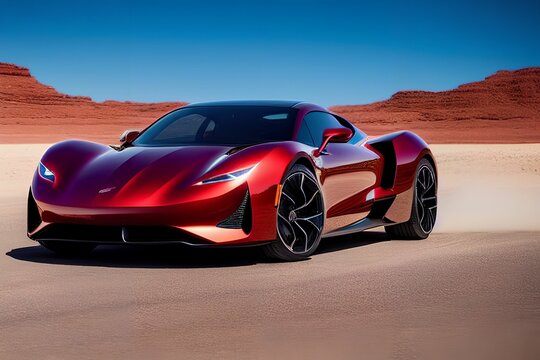
#> input picture Pillow(PIL)/car.jpg, 540 x 360 px
$ python 'Drawing on Images.py'
#> lines starting #> are read from the running program, lines starting #| are printed output that depends on the picture
# Drawing on Images
# Pillow also allows you to draw shapes and text on images using the ImageDraw module.


from PIL import Image
from PIL import ImageDraw, ImageFont

# Draw a rectangle:

image = Image.open("car.jpg")
#> image is the input picture: PIL image 540x360 RGB; mean R, G, B 106.8, 99.4, 112.1
draw = ImageDraw.Draw(image)
draw.rectangle([(50, 50), (150, 150)], outline="red", width=5)
image.show()
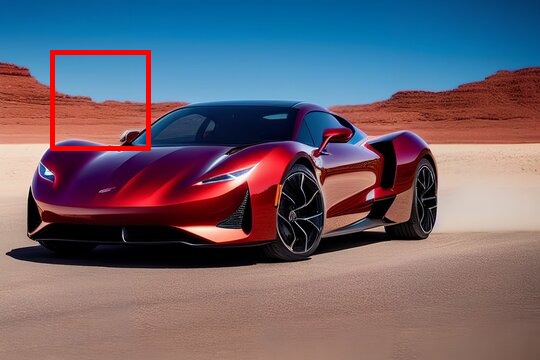
#> shown: PIL image 540x360 RGB; mean R, G, B 108.3, 98.2, 110.6


# Draw a circle:

image = Image.open("car.jpg")
draw = ImageDraw.Draw(image)
draw.ellipse([(20, 20), (150, 150)], outline="yellow", width=9)
image.show()
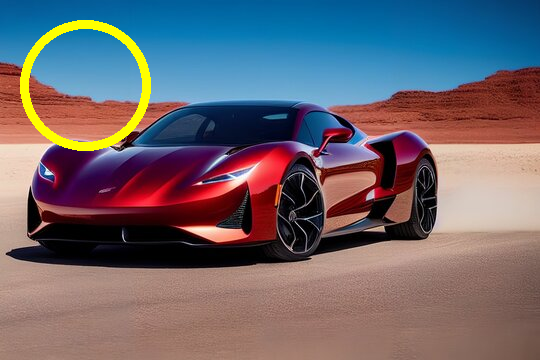
#> shown: PIL image 540x360 RGB; mean R, G, B 109.4, 101.9, 109.6


# Add text to an image:

image = Image.open("car.jpg")
draw = ImageDraw.Draw(image)

# Load a font (optional)
font = ImageFont.truetype("arial.ttf", 36)  # You can specify font size

#font = None   # Use defult font

# Add text at position (x, y)
draw.text((20 ,20) , "Design By Ayesh" , fill="white", font=font)
image.show()
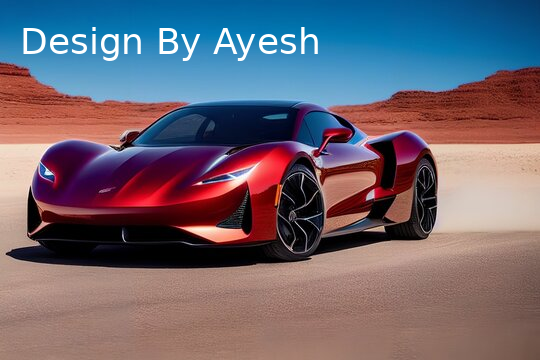
#> shown: PIL image 540x360 RGB; mean R, G, B 109.4, 100.9, 112.9
